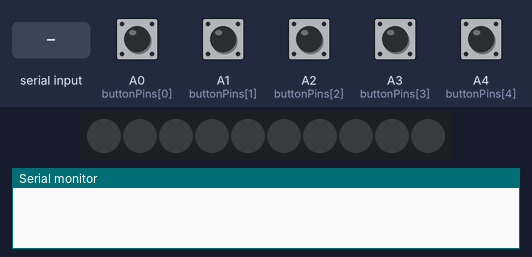
The sketch below on a simulated Arduino Uno, built with avr-gcc and run on an emulated ATmega328P. Shown: 10 RGB LEDs in strip order, left to right, the last lines printed to the serial monitor. The inputs (shaded band) are chosen by the test bench; at power-on: A0 (buttonPins[0]), A1 (buttonPins[1]), A2 (buttonPins[2]), A3 (buttonPins[3]), A4 (buttonPins[4]) HIGH.

Above: at 1.2 s.
1.3 s: "1\n" received over Serial
4.1 s: A2 (buttonPins[2]) pulled LOW for 0.15 s
At 4.25 s:
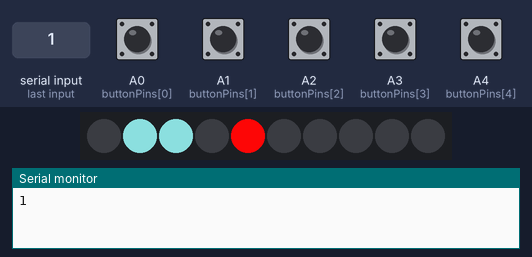
5.8 s: A0 (buttonPins[0]) pulled LOW for 0.15 s
At 8.1 s:
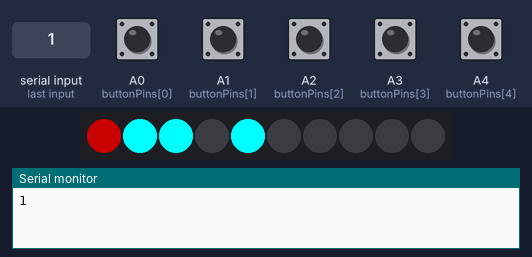
8.6 s: A1 (buttonPins[1]) pulled LOW for 0.15 s
At 10.22 s:
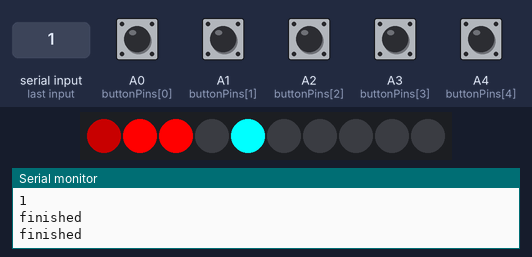
10.8 s: A3 (buttonPins[3]) pulled LOW for 0.15 s
12.6 s: A0 (buttonPins[0]) pulled LOW for 1 s
At 13.5 s:
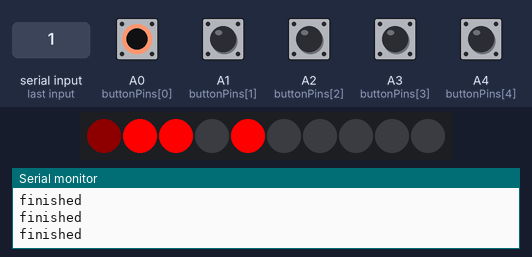

Measured:
- after the input at 4.1 s, the LEDs: first differ from a run without the input after 0.11 s (image 1)
- after the input at 5.8 s, the LEDs: first differ from a run without the input after 0.13 s (image 2 shows a later state)
- after the input at 12.6 s, the LEDs: change after 0.13 s (image 4)
- what the display in image 2 shows lasts 0.6 s, from 7.7 s to 8.3 s

The sketch:

DEAR_GOD_Part_2.ino
```cpp
//LegionDD Code Alpha
//v 0.6a
//Rev 2 June 10, 2020


#include <Adafruit_NeoPixel.h>

#define PIXEL_PIN 12
#define NUM_LEDS 10

Adafruit_NeoPixel pixels = Adafruit_NeoPixel(NUM_LEDS, PIXEL_PIN, NEO_GRB + NEO_KHZ800);

enum {
  STATE_ATTACK,
  STATE_SUSTAIN,
  STATE_DECAY,
  STATE_RELEASE,
  STATE_FINISHED
};

typedef struct {
  uint8_t r, g, b;
} pixelColor_t;

typedef struct {
  pixelColor_t attackColor; // the color the animation starts at
  pixelColor_t sustainColor; // the color the animation peaks at
  pixelColor_t releaseColor; // the color the animation ends at to release
  pixelColor_t decayColor; // the color the animation ends at

  uint16_t attack; // milliseconds to take to fade from attackColor to sustainColor (0 - 65536)
  uint16_t sustain; // milliseconds to sustain the sustainColor (0 - 65536)
  uint16_t release; // milliseconds to sustain the releasenColor (0 - 65536)
  uint16_t decay; // milliseconds to take to fade from sustainColor to decayColor (0 - 65536)
  uint8_t loops; // how many times should the animation be repeated? 1 = only execute once; 0 = loop forever; n>1 = loop n number of times
} animation_t;

typedef struct {
  animation_t animation; // definition of animation
  pixelColor_t currentColor; // current color to display
  uint8_t loopCount; // keep track of how many times we've looped the animation
  uint32_t lastFrameTime; // record each time a new frame has been computed
  uint8_t state;  // remember which state (attack, sustain, decay, finished) the animation is in
} animationState_t;

animationState_t animationGroups[6]; // our animation groups

const int buttonPins[5] = {A0, A1, A2, A3, A4}; // Port Pins the buttons are attached to

void setup() {
  Serial.begin(115200);

  // initialize neopixel (WS281x) strip
  pixels.begin();
  pixels.show();

  // declare button pins as inputs
  for (uint8_t i = 0; i < sizeof(buttonPins); i++) {
    pinMode(buttonPins[i], INPUT_PULLUP);
  }

  // make sure all animations are in the off state
  animation_t anim;
  pixelColor_t color = {0, 0, 0};
  for (uint8_t i = 0; i < 6; i++) {
    animationGroups[i] = {anim, color, 0, millis(), STATE_FINISHED};
  }
}

void loop() {
  checkButtons(); // evaluate button presses
  checkAnimations(); // advance playing animations
  updateLeds(); // output current state to LEDs
  //windowsConstant();

  // debugging
  if (Serial.available()) {
    String cmd = Serial.readStringUntil("\n");
    uint8_t id = cmd.toInt();
    Serial.println(id);
    buttonPressed(id);
  }
}

/**
   See if any buttons are pressed
*/
void checkButtons() {
  for (uint8_t i = 0; i < sizeof(buttonPins); i++) {
    if (digitalRead(buttonPins[i]) == 0) {
      uint32_t startTime = millis();
      while (digitalRead(buttonPins[i]) == 0 && millis() - startTime < 25) {} // wait for button to be depressed; but never longer than 25ms
      if (millis() - startTime < 10) { // debounce; key has to be pressed at least 10ms or it doesn't count
        continue;
      }
      buttonPressed(i); // execute button press action
    }
  }
}

/**
   Trigger animations on button press
*/
/*void windowsConstant() {
 pixelColor_t attackColor, sustainColor, releaseColor, decayColor;
  animation_t anim;
  uint16_t attack, sustain, release, decay;
   attack = 100;
      attackColor = {155, 155, 155};
      sustain = 300;
      sustainColor = {0 ,0, 255};
      release = 100;
      releaseColor = {255, 255, 255};
      decay = 100;
      decayColor = {0, 0, 0};
      anim = {attackColor, sustainColor, releaseColor, decayColor, attack, sustain, release, decay, 0};
      animationGroups[4].animation = anim;
      animationGroups[4].loopCount = 1;
      animationGroups[4].state = STATE_ATTACK;
      animationGroups[4].lastFrameTime = millis();
      if (animationGroups[4].state == STATE_FINISHED) { // start animation if not playing
        anim = {attackColor, sustainColor, releaseColor, decayColor, attack, sustain, release, decay, 0};

        animationGroups[4].animation = anim;
        animationGroups[4].loopCount = 0;
        animationGroups[4].state = STATE_ATTACK;
        animationGroups[4].lastFrameTime = millis();

        animationGroups[4].animation = anim;
        animationGroups[4].loopCount = 0;
        animationGroups[4].state = STATE_ATTACK;
        animationGroups[4].lastFrameTime = millis();
      } else { // stop animation if playing by setting max loops to 1 (ensuring proper decay ending of animation)
        animationGroups[4].animation.loops = 0;

      }
}*/

void buttonPressed(uint8_t buttonIndex) {
  pixelColor_t attackColor, sustainColor, releaseColor, decayColor;
  animation_t anim;
  uint16_t attack, sustain, release, decay;
  switch (buttonIndex) {
    case 0: // release group 0 in red 3 times
      attack = 500;
      attackColor = {0, 0, 0};
      sustain = 30;
      sustainColor = {100, 0, 0};
      release = 0;
      releaseColor = {255, 255, 255};
      decay = 30;
      decayColor = {0, 0, 0};
      anim = {attackColor, sustainColor, releaseColor, decayColor, attack, sustain, release, decay, 3};
      animationGroups[0].animation = anim;
      animationGroups[0].loopCount = 0;
      animationGroups[0].state = STATE_ATTACK;
      animationGroups[0].lastFrameTime = millis();
      break;
    case 1: // toggle fade group 1 + 2
      attack = 3000;
      sustain = 0;
      release = 0;
      decay = 1500;
      attackColor = {255, 0, 0};
      sustainColor = {0, 255, 255};
      releaseColor = {0, 255, 255};
      decayColor = {255, 0, 0};

      if (animationGroups[1].state == STATE_FINISHED) { // start animation if not playing
        anim = {attackColor, sustainColor, releaseColor, decayColor, attack, sustain, release, decay, 0};

        animationGroups[1].animation = anim;
        animationGroups[1].loopCount = 0;
        animationGroups[1].state = STATE_ATTACK;
        animationGroups[1].lastFrameTime = millis();

        animationGroups[2].animation = anim;
        animationGroups[2].loopCount = 0;
        animationGroups[2].state = STATE_ATTACK;
        animationGroups[2].lastFrameTime = millis();
      } else { // stop animation if playing by setting max loops to 1 (ensuring proper decay ending of animation)
        animationGroups[1].animation.loops = 1;
        animationGroups[2].animation.loops = 1;
      }
      break;

      case 2: // Windows
      attack = 3000;
      sustain = 0;
      release = 0;
      decay = 1500;
      attackColor = {255, 0, 0};
      sustainColor = {0, 255, 255};
      releaseColor = {0, 255, 255};
      decayColor = {255, 0, 0};

      if (animationGroups[4].state == STATE_FINISHED) { // start animation if not playing
        anim = {attackColor, sustainColor, releaseColor, decayColor, attack, sustain, release, decay, 0};

        animationGroups[4].animation = anim;
        animationGroups[4].loopCount = 0;
        animationGroups[4].state = STATE_ATTACK;
        animationGroups[4].lastFrameTime = millis();

      } else { // stop animation if playing by setting max loops to 1 (ensuring proper decay ending of animation)
        animationGroups[4].animation.loops = 1;
      }
      break;

  }
}

/**
   Check if any animations are playing and need updating
*/
void checkAnimations() {
  for (uint8_t i = 0; i < 6; i++) {
    if (animationGroups[i].state != STATE_FINISHED) {
      updateAnimation(i);
    }
  }
}

/**
   Animation state machine
*/
void updateAnimation(uint8_t animIndex) {
  uint8_t progress;
  if (animationGroups[animIndex].state == STATE_ATTACK) {
    float attackTime = (float) animationGroups[animIndex].animation.attack;
    float attackStep = attackTime / 255.0f;
    progress = constrain((millis() - animationGroups[animIndex].lastFrameTime) / attackStep, 0, 255);
    animationGroups[animIndex].currentColor = linearInterpolation(animationGroups[animIndex].animation.attackColor, animationGroups[animIndex].animation.sustainColor, progress);
    if (millis() - animationGroups[animIndex].lastFrameTime >= animationGroups[animIndex].animation.attack) {
      animationGroups[animIndex].lastFrameTime = millis();
      animationGroups[animIndex].state = STATE_SUSTAIN;
      animationGroups[animIndex].currentColor = animationGroups[animIndex].animation.sustainColor;
    }
  } else if (animationGroups[animIndex].state == STATE_SUSTAIN) {
    if (millis() - animationGroups[animIndex].lastFrameTime >= animationGroups[animIndex].animation.sustain) {
      animationGroups[animIndex].lastFrameTime = millis();
      animationGroups[animIndex].state = STATE_RELEASE;
    }
  } else if (animationGroups[animIndex].state == STATE_RELEASE) {
    float releaseTime = (float) animationGroups[animIndex].animation.release;
    float releaseStep = releaseTime / 255.0f;
    progress = constrain((millis() - animationGroups[animIndex].lastFrameTime) / releaseStep, 0, 255);
    animationGroups[animIndex].currentColor = linearInterpolation(animationGroups[animIndex].animation.releaseColor, animationGroups[animIndex].animation.sustainColor, progress);
    if (millis() - animationGroups[animIndex].lastFrameTime >= animationGroups[animIndex].animation.attack) {
      animationGroups[animIndex].lastFrameTime = millis();
      animationGroups[animIndex].state = STATE_DECAY;
      animationGroups[animIndex].currentColor = animationGroups[animIndex].animation.releaseColor;
    }
  } else if (animationGroups[animIndex].state == STATE_DECAY) {
    float decayTime = (float) animationGroups[animIndex].animation.decay;
    float decayStep = decayTime / 255.0f;
    progress = constrain((millis() - animationGroups[animIndex].lastFrameTime) / decayStep, 0, 255);
    animationGroups[animIndex].currentColor = linearInterpolation(animationGroups[animIndex].animation.releaseColor, animationGroups[animIndex].animation.decayColor, progress);
    if (millis() - animationGroups[animIndex].lastFrameTime >= animationGroups[animIndex].animation.decay) {
      animationGroups[animIndex].lastFrameTime = millis();
      if (
        (
          animationGroups[animIndex].animation.loops > 1
          && animationGroups[animIndex].loopCount < animationGroups[animIndex].animation.loops
        )
        || animationGroups[animIndex].animation.loops == 0
      )
      {
        animationGroups[animIndex].state = STATE_ATTACK;
        animationGroups[animIndex].loopCount++;
      } else {
        Serial.println("finished");
        animationGroups[animIndex].state = STATE_FINISHED;
      }
    }
  }
}

/*
   Interpolate between <startColor> and <endColor> in 255 steps; current step is defined by <progress>
*/
pixelColor_t linearInterpolation(pixelColor_t startColor, pixelColor_t endColor, uint8_t progress) {
  float stepSizeR = constrain(endColor.r - startColor.r, -255.0f, 255.0f) / 255.0f;
  float stepSizeG = constrain(endColor.g - startColor.g, -255.0f, 255.0f) / 255.0f;
  float stepSizeB = constrain(endColor.b - startColor.b, -255.0f, 255.0f) / 255.0f;

  int16_t dr = stepSizeR * progress;
  int16_t dg = stepSizeG *  progress;
  int16_t db = stepSizeB * progress;

  pixelColor_t newColor = {
    constrain(startColor.r + dr, 0, 255),
    constrain(startColor.g + dg, 0, 255),
    constrain(startColor.b + db, 0, 255)
  };

  return newColor;
}

/**
   Apply animations (ie colors) to the LEDs
*/
void updateLeds() {
  // manual mapping of anim groups to LEDs required
  for (uint8_t i = 0; i < 6; i++) {
    pixels.setPixelColor(i, pixels.Color(animationGroups[i].currentColor.r, animationGroups[i].currentColor.g, animationGroups[i].currentColor.b));
  }
  pixels.show();
}
```
